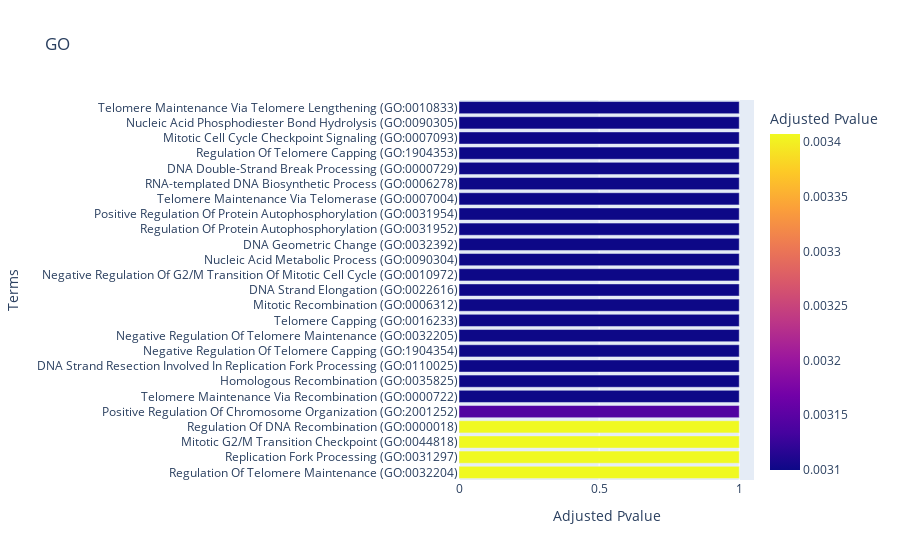

This figure's notebook cell:
### Markdown cell above
## PATHWAY ANALYSIS PAGE

### Code cell
df = pd.read_csv(os.path.join(OUTPUT_ROOT_PATH, "Arricchimento_all_genes", "GO", "biological_0.csv"))

df=df[df["Adjusted.P.value"] < 0.05]
df = df.sort_values(by=['Adjusted.P.value'], ascending=False)[-25:]
df["Count_gene"]=df.apply(lambda e: len(e["Genes"].split(";")),axis=1)
fig=px.bar(df, x='Count_gene', y='Term',
    hover_data=['Overlap'], color='Adjusted.P.value', title='GO',labels={'Adjusted.P.value': 'Adjusted Pvalue'})
fig.update_layout(
    xaxis_title="Adjusted Pvalue",  # Nome dell'asse delle x
    yaxis_title="Terms",
    legend_title="Adjusted Pvalue",
    coloraxis_colorbar=dict(exponentformat="e")
)
fig

### Figure 1 — Plotly figure (JSON) as saved in the notebook; plotly's stock layout.template omitted (floating-point values rounded to 4 significant figures)
{"data": [{"alignmentgroup": "True", "customdata": [["1/38"], ["1/46"], ["1/46"], ["1/44"], ["1/33"], ["1/9"], ["1/9"], ["1/6"], ["1/6"], ["1/15"], ["1/14"], ["1/14"], ["1/12"], ["1/28"], ["1/30"], ["1/30"], ["1/31"], ["1/22"], ["1/19"], ["1/19"], ["1/15"], ["1/22"], ["1/25"], ["1/26"], ["1/26"]], "hovertemplate": "Count_gene=%{x}<br>Term=%{y}<br>Overlap=%{customdata[0]}<br>Adjusted Pvalue=%{marker.color}<extra></extra>", "legendgroup": "", "marker": {"color": [0.003407, 0.003407, 0.003407, 0.003407, 0.003143, 0.0031, 0.0031, 0.0031, 0.0031, 0.0031, 0.0031, 0.0031, 0.0031, 0.0031, 0.0031, 0.0031, 0.0031, 0.0031, 0.0031, 0.0031, 0.0031, 0.0031, 0.0031, 0.0031, 0.0031], "coloraxis": "coloraxis", "pattern": {"shape": ""}}, "name": "", "offsetgroup": "", "orientation": "h", "showlegend": false, "textposition": "auto", "type": "bar", "x": [1, 1, 1, 1, 1, 1, 1, 1, 1, 1, 1, 1, 1, 1, 1, 1, 1, 1, 1, 1, 1, 1, 1, 1, 1], "xaxis": "x", "y": ["Regulation Of Telomere Maintenance (GO:0032204)", "Replication Fork Processing (GO:0031297)", "Mitotic G2/M Transition Checkpoint (GO:0044818)", "Regulation Of DNA Recombination (GO:0000018)", "Positive Regulation Of Chromosome Organization (GO:2001252)", "Telomere Maintenance Via Recombination (GO:0000722)", "Homologous Recombination (GO:0035825)", "DNA Strand Resection Involved In Replication Fork Processing (GO:0110025)", "Negative Regulation Of Telomere Capping (GO:1904354)", "Negative Regulation Of Telomere Maintenance (GO:0032205)", "Telomere Capping (GO:0016233)", "Mitotic Recombination (GO:0006312)", "DNA Strand Elongation (GO:0022616)", "Negative Regulation Of G2/M Transition Of Mitotic Cell Cycle (GO:0010972)", "Nucleic Acid Metabolic Process (GO:0090304)", "DNA Geometric Change (GO:0032392)", "Regulation Of Protein Autophosphorylation (GO:0031952)", "Positive Regulation Of Protein Autophosphorylation (GO:0031954)", "Telomere Maintenance Via Telomerase (GO:0007004)", "RNA-templated DNA Biosynthetic Process (GO:0006278)", "DNA Double-Strand Break Processing (GO:0000729)", "Regulation Of Telomere Capping (GO:1904353)", "Mitotic Cell Cycle Checkpoint Signaling (GO:0007093)", "Nucleic Acid Phosphodiester Bond Hydrolysis (GO:0090305)", "Telomere Maintenance Via Telomere Lengthening (GO:0010833)"], "yaxis": "y"}], "layout": {"barmode": "relative", "coloraxis": {"colorbar": {"exponentformat": "e", "title": {"text": "Adjusted Pvalue"}}, "colorscale": [[0, "#0d0887"], [0.1111, "#46039f"], [0.2222, "#7201a8"], [0.3333, "#9c179e"], [0.4444, "#bd3786"], [0.5556, "#d8576b"], [0.6667, "#ed7953"], [0.7778, "#fb9f3a"], [0.8889, "#fdca26"], [1, "#f0f921"]]}, "legend": {"title": {"text": "Adjusted Pvalue"}, "tracegroupgap": 0}, "title": {"text": "GO"}, "xaxis": {"anchor": "y", "domain": [0, 1], "title": {"text": "Adjusted Pvalue"}}, "yaxis": {"anchor": "x", "domain": [0, 1], "title": {"text": "Terms"}}}}
